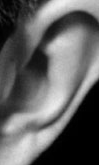
#> input picture detected/0503.png, 99 x 165 px, found by its file name
$ python test2.py
#> lines starting #> are read from the running program, lines starting #| are printed output that depends on the picture
#> further down, image is the input picture: shape (165, 99); min 0, max 239, mean 98.2
import cv2
import numpy as np

def uniform_lbp(img, P, R):
#> called with P = 8, R = 1
    rows, cols = img.shape
#> rows = 165; cols = 99
    lbp_img = np.zeros((rows - 2 * R, cols - 2 * R), dtype=np.uint8)

    # calculate lbp vals
    for i in range(R, rows - R):
        for j in range(R, cols - R):
            center = img[i, j]
            pattern = 0

            for k in range(P):
                x = i + int(R * np.cos(2 * np.pi * k / P))
                y = j - int(R * np.sin(2 * np.pi * k / P))

                if img[x, y] >= center:
                    pattern |= (1 << (P - 1 - k))

            # Check if the pattern is uniform
            transitions = bin(pattern).count('01') + bin(pattern).count('10')
            if transitions <= 2:
                lbp_img[i - R, j - R] = pattern
            else:
                # If not uniform, set it to a special value
                lbp_img[i - R, j - R] = 255
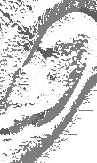
#> lbp_img: shape (163, 97); min 95, max 255, mean 210.6

    return lbp_img

# Example usage:
# Provide a small grayscale image for testing
image_path = 'detected/0503.png'
image = cv2.imread(image_path, cv2.IMREAD_GRAYSCALE)

if image is None:
    raise ValueError(f"Could not read image at path: {image_path}")

# Visualize the LBP image
P = 8
R = 1
lbp_img = uniform_lbp(image, P, R)

# Display the original and LBP images
cv2.imshow('Original Image', image)
cv2.imshow('LBP Image', lbp_img)
cv2.waitKey(0)
cv2.destroyAllWindows()

$ run again, with detected/0507.png copied over detected/0503.png
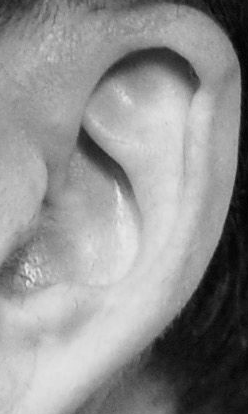
#> input picture detected/0507.png, 248 x 414 px, found by its file name
#> image is the input picture: shape (414, 248); min 1, max 237, mean 143.8
#> after the loop in uniform_lbp, `for i in range(R, rows - R):`:
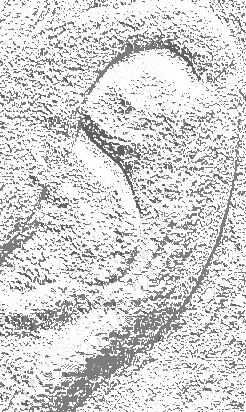
#> lbp_img: shape (412, 246); min 95, max 255, mean 213.9

$ run again, with detected/0509.png copied over detected/0503.png
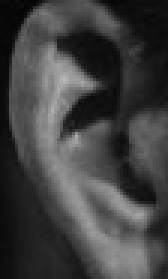
#> input picture detected/0509.png, 56 x 93 px, found by its file name (shown 3 times larger)
#> image is the input picture: shape (93, 56); min 2, max 183, mean 65.4
#> after the loop in uniform_lbp, `for i in range(R, rows - R):`:
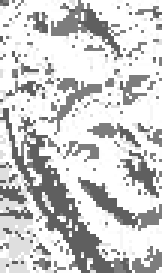
#> lbp_img: shape (91, 54) (shown 3 times larger); min 95, max 255, mean 204.2

$ run again, with detected/0513.png copied over detected/0503.png
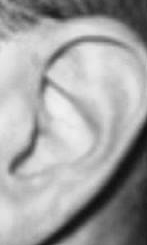
#> input picture detected/0513.png, 147 x 245 px, found by its file name
#> image is the input picture: shape (245, 147); min 13, max 241, mean 162.8
#> after the loop in uniform_lbp, `for i in range(R, rows - R):`:
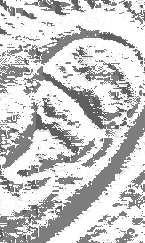
#> lbp_img: shape (243, 145); min 95, max 255, mean 201.5
